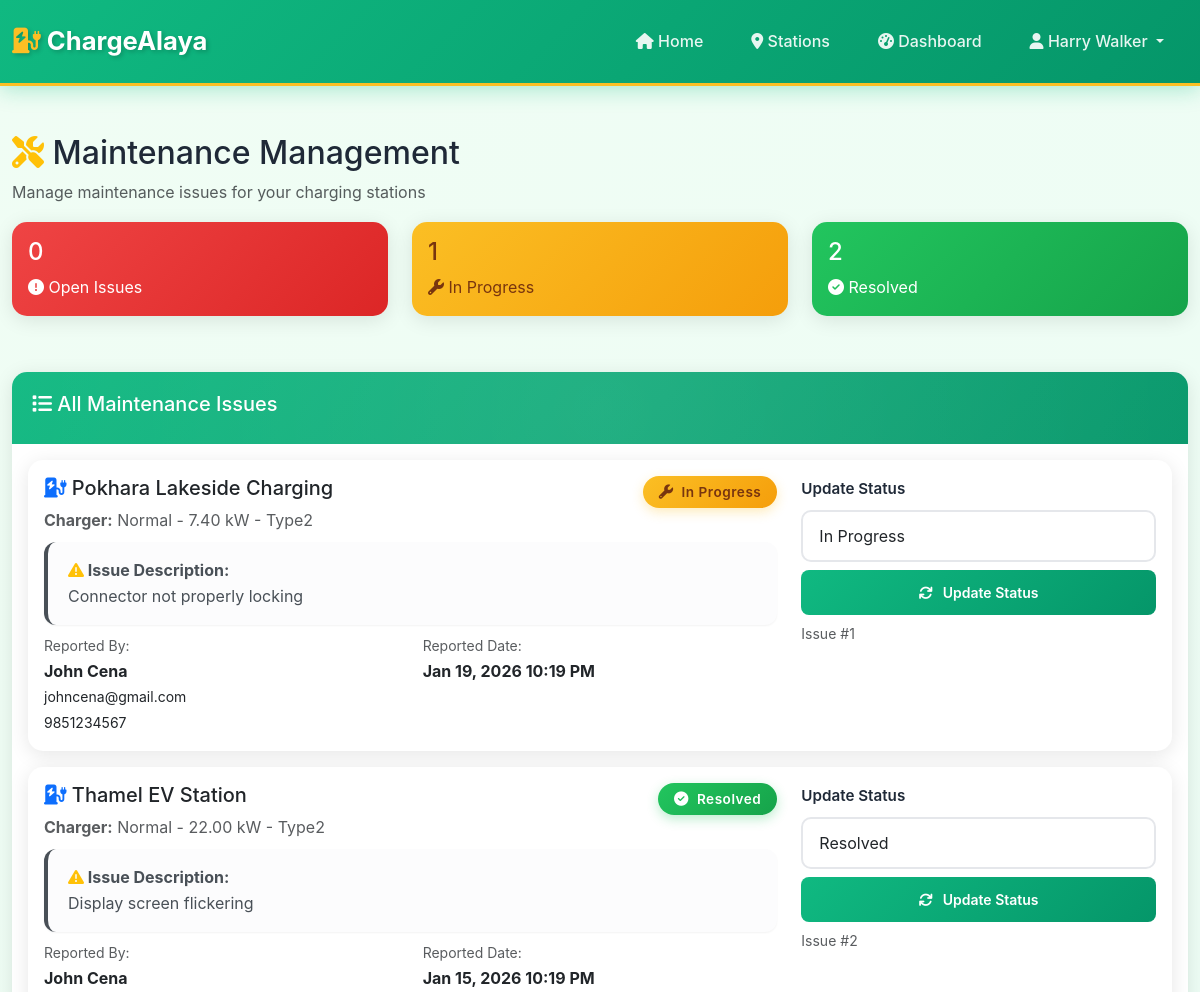
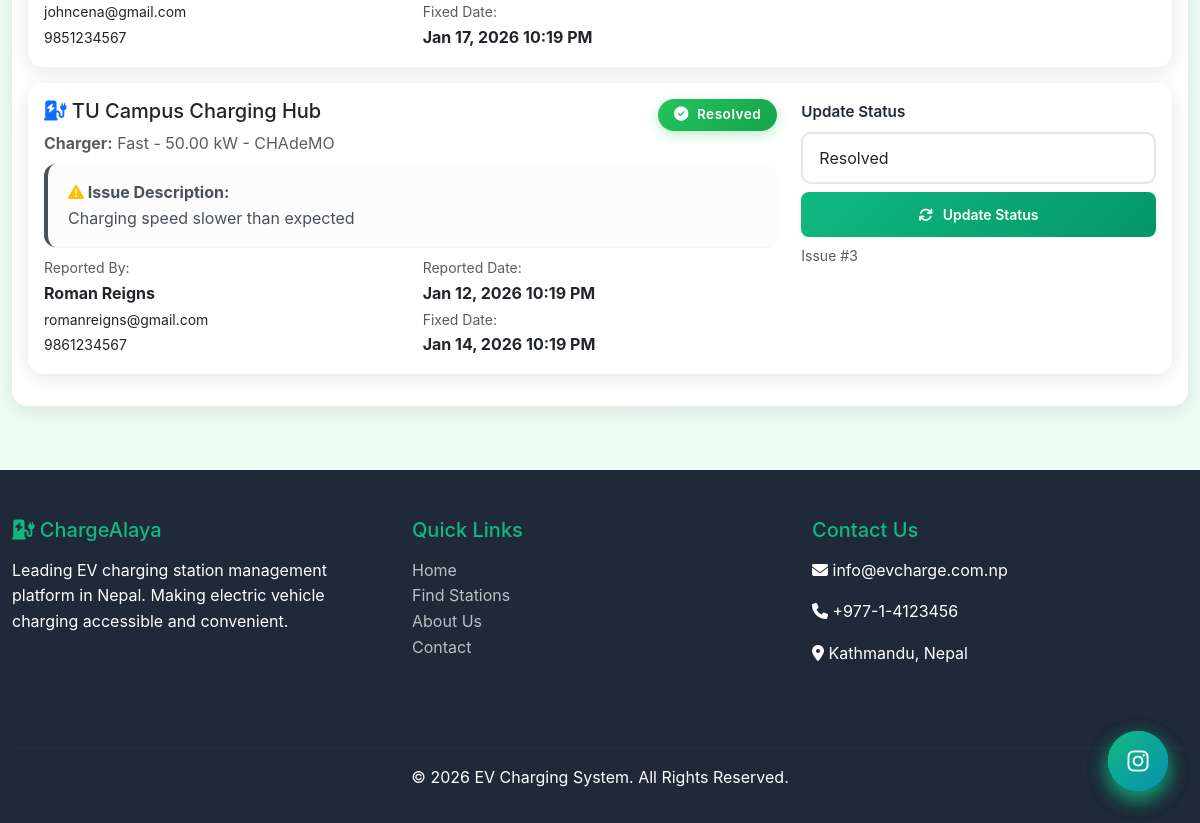
Page /station_owner/maintenance.php (signed in) on the committed database (2 pictures, top to bottom).
### tables this page shows
CREATE TABLE `maintenance` (
  `maintenance_id` int(11) NOT NULL,
  `charger_id` int(11) NOT NULL,
  `reported_by` int(11) NOT NULL,
  `issue_description` text DEFAULT NULL,
  `reported_date` datetime DEFAULT current_timestamp(),
  `fixed_date` datetime DEFAULT NULL,
  `status` enum('open','in_progress','resolved') DEFAULT 'open'
);

CREATE TABLE `charging_stations` (
  `station_id` int(11) NOT NULL,
  `station_name` varchar(200) NOT NULL,
  `user_id` int(11) NOT NULL,
  `address` text NOT NULL,
  `city` varchar(100) DEFAULT NULL,
  `province` varchar(100) DEFAULT NULL,
  `latitude` decimal(10,8) DEFAULT NULL,
  `longitude` decimal(11,8) DEFAULT NULL,
  `operating_hours` varchar(100) DEFAULT NULL,
  `status` enum('online','offline','under_maintenance') DEFAULT 'online'
);

CREATE TABLE `chargers` (
  `charger_id` int(11) NOT NULL,
  `station_id` int(11) NOT NULL,
  `charger_type` enum('fast','normal') NOT NULL,
  `max_power_kw` decimal(6,2) NOT NULL,
  `connector_type` varchar(50) DEFAULT NULL,
  `status` enum('available','in_use','maintenance') DEFAULT 'available'
);

CREATE TABLE `users` (
  `user_id` int(11) NOT NULL,
  `first_name` varchar(100) NOT NULL,
  `last_name` varchar(100) NOT NULL,
  `email` varchar(255) NOT NULL,
  `password_hash` varchar(255) NOT NULL,
  `phone` varchar(10) NOT NULL,
  `role` enum('admin','station_owner','ev_owner') NOT NULL DEFAULT 'ev_owner',
  `status` enum('active','blocked') DEFAULT 'active',
  `created_at` timestamp NOT NULL DEFAULT current_timestamp()
);

### partials/functions.php (called while the page is built, shortened)
<?php
function formatDateTime($datetime) {
    return date('M d, Y h:i A', strtotime($datetime));
}
?>

### station_owner/maintenance.php (the view, shortened to what this page needs)
<?php
include '../partials/header.php';
$db = new Database();
$conn = $db->connect();
$user_id = $_SESSION['user_id'];
$query = "SELECT m.*, c.charger_type, c.max_power_kw, c.connector_type, c.status as charger_status,
          cs.station_name, cs.city,
          reporter.first_name as reporter_first, reporter.last_name as reporter_last, reporter.email as reporter_email, reporter.phone as reporter_phone
          FROM maintenance m
          JOIN chargers c ON m.charger_id = c.charger_id
          JOIN charging_stations cs ON c.station_id = cs.station_id
          JOIN users reporter ON m.reported_by = reporter.user_id
          WHERE cs.user_id = $user_id
          ORDER BY
            CASE m.status
              WHEN 'open' THEN 1
              WHEN 'in_progress' THEN 2
              WHEN 'resolved' THEN 3
            END,
            m.reported_date DESC";
$maintenance_issues = $conn->query($query);
$open_count = $conn->query("SELECT COUNT(*) as count FROM maintenance m
                            JOIN chargers c ON m.charger_id = c.charger_id
                            JOIN charging_stations cs ON c.station_id = cs.station_id
                            WHERE cs.user_id = $user_id AND m.status = 'open'")->fetch_assoc()['count'];
$in_progress_count = $conn->query("SELECT COUNT(*) as count FROM maintenance m
                                   JOIN chargers c ON m.charger_id = c.charger_id
                                   JOIN charging_stations cs ON c.station_id = cs.station_id
                                   WHERE cs.user_id = $user_id AND m.status = 'in_progress'")->fetch_assoc()['count'];
$resolved_count = $conn->query("SELECT COUNT(*) as count FROM maintenance m
                                JOIN chargers c ON m.charger_id = c.charger_id
                                JOIN charging_stations cs ON c.station_id = cs.station_id
                                WHERE cs.user_id = $user_id AND m.status = 'resolved'")->fetch_assoc()['count'];
?>
<div class="container my-5">
    <h2><i class="fas fa-tools text-warning"></i> Maintenance Management</h2>
    <p class="text-muted">Manage maintenance issues for your charging stations</p>
    <div class="row mb-4">
        <div class="col-md-4">
            <div class="card bg-danger text-white">
                <div class="card-body">
                    <h4><?php echo $open_count; ?></h4>
                    <p class="mb-0"><i class="fas fa-exclamation-circle"></i> Open Issues</p>
                </div>
            </div>
        </div>
        <div class="col-md-4">
            <div class="card bg-warning text-white">
                <div class="card-body">
                    <h4><?php echo $in_progress_count; ?></h4>
                    <p class="mb-0"><i class="fas fa-wrench"></i> In Progress</p>
                </div>
            </div>
        </div>
        <div class="col-md-4">
            <div class="card bg-success text-white">
                <div class="card-body">
                    <h4><?php echo $resolved_count; ?></h4>
                    <p class="mb-0"><i class="fas fa-check-circle"></i> Resolved</p>
                </div>
            </div>
        </div>
    </div>
    <?php if ($maintenance_issues->num_rows > 0): ?>
        <div class="card">
            <div class="card-header">
                <h5><i class="fas fa-list"></i> All Maintenance Issues</h5>
            </div>
            <div class="card-body">
                <?php while ($issue = $maintenance_issues->fetch_assoc()): ?>
                    <div class="card mb-3 <?php echo $issue['status'] === 'resolved' ? 'border-success' : ($issue['status'] === 'in_progress' ? 'border-warning' : 'border-danger'); ?>">
                        <div class="card-body">
                            <div class="row">
                                <div class="col-md-8">
                                    <div class="d-flex justify-content-between">
                                        <h5>
                                            <i class="fas fa-charging-station text-primary"></i>
                                            <?php echo htmlspecialchars($issue['station_name']); ?>
                                        </h5>
                                        <?php
                                        $status_class = '';
                                        $status_icon = '';
                                        switch($issue['status']) {
                                            case 'in_progress':
                                                $status_class = 'bg-warning';
                                                $status_icon = 'wrench';
                                                break;
                                            case 'resolved':
                                                $status_class = 'bg-success';
                                                $status_icon = 'check-circle';
                                                break;
                                        }
                                        ?>
                                        <span class="badge <?php echo $status_class; ?>">
                                            <i class="fas fa-<?php echo $status_icon; ?>"></i>
                                            <?php echo ucwords(str_replace('_', ' ', $issue['status'])); ?>
                                        </span>
                                    </div>
                                    <p class="text-muted mb-2">
                                        <strong>Charger:</strong>
                                        <?php echo ucfirst($issue['charger_type']); ?> -
                                        <?php echo $issue['max_power_kw']; ?> kW -
                                        <?php echo htmlspecialchars($issue['connector_type']); ?>
                                    </p>
                                    <div class="alert alert-light mb-2">
                                        <strong><i class="fas fa-exclamation-triangle text-warning"></i> Issue Description:</strong><br>
                                        <?php echo nl2br(htmlspecialchars($issue['issue_description'])); ?>
                                    </div>
                                    <div class="row">
                                        <div class="col-md-6">
                                            <small class="text-muted">Reported By:</small><br>
                                            <strong><?php echo htmlspecialchars($issue['reporter_first'] . ' ' . $issue['reporter_last']); ?></strong><br>
                                            <small><?php echo htmlspecialchars($issue['reporter_email']); ?></small><br>
                                            <small><?php echo htmlspecialchars($issue['reporter_phone']); ?></small>
                                        </div>
                                        <div class="col-md-6">
                                            <small class="text-muted">Reported Date:</small><br>
                                            <strong><?php echo formatDateTime($issue['reported_date']); ?></strong>
                                            <?php if ($issue['fixed_date']): ?>
                                                <br><small class="text-muted">Fixed Date:</small><br>
                                                <strong><?php echo formatDateTime($issue['fixed_date']); ?></strong>
                                            <?php endif; ?>
                                        </div>
                                    </div>
                                </div>
                                <div class="col-md-4">
                                    <form method="POST" action="">
                                        <label class="form-label">Update Status</label>
                                        <select class="form-control mb-2" name="new_status" required>
                                            <option value="in_progress" <?php echo $issue['status'] === 'in_progress' ? 'selected' : ''; ?>>In Progress</option>
                                            <option value="resolved" <?php echo $issue['status'] === 'resolved' ? 'selected' : ''; ?>>Resolved</option>
                                        </select>
                                        <button type="submit" name="update_status" class="btn btn-sm btn-custom w-100">
                                            <i class="fas fa-sync"></i> Update Status
                                        </button>
                                        <div class="small text-muted mt-2">
                                            Issue #<?php echo $issue['maintenance_id']; ?>
                                        </div>
                                    </form>
                                </div>
                            </div>
                        </div>
                    </div>
                <?php endwhile; ?>
            </div>
        </div>
    <?php endif; ?>
</div>
<?php
include '../partials/footer.php';
?>

### assets/css/main.css (style rules this page uses)
:root { --primary-color: #10b981; --primary-dark: #059669; --primary-light: #34d399; --secondary-color: #3b82f6; --accent-blue: #0ea5e9; --accent-cyan: #06b6d4; --danger-color: #ef4444; --warning-color: #f59e0b; --success-color: #10b981; --info-color: #3b82f6; --dark-color: #1f2937; --darker-color: #111827; --light-color: #f9fafb; --gray-color: #6b7280; --gray-light: #e5e7eb; --border-color: #d1d5db; --electric-blue: #0891b2; --battery-green: #22c55e; --charging-yellow: #fbbf24; --shadow-sm: 0 1px 2px 0 rgba(0, 0, 0, 0.05); --shadow-md: 0 4px 6px -1px rgba(0, 0, 0, 0.1); --shadow-lg: 0 10px 15px -3px rgba(0, 0, 0, 0.1); --shadow-xl: 0 20px 25px -5px rgba(0, 0, 0, 0.1); }
* { margin: 0; padding: 0; box-sizing: border-box; }
body { font-family: 'Inter', 'Segoe UI', Tahoma, Geneva, Verdana, sans-serif; line-height: 1.6; color: #1f2937; background: linear-gradient(135deg, #f0fdf4 0%, #ecfdf5 100%); min-height: 100vh; }
html { scroll-behavior: smooth; }
.container { max-width: 1200px; }
.card { border: none; border-radius: 15px; box-shadow: 0 5px 15px rgba(0,0,0,0.08); transition: all 0.3s ease; margin-bottom: 2rem; }
.card-header { background: linear-gradient(135deg, var(--primary-color) 0%, var(--primary-dark) 100%); color: white; border-radius: 15px 15px 0 0 !important; padding: 1.25rem; font-weight: 600; font-size: 1.1rem; }
.btn-custom { background: linear-gradient(135deg, var(--primary-color) 0%, var(--primary-dark) 100%); border: none; color: white; padding: 12px 30px; border-radius: 8px; font-weight: 600; transition: all 0.3s ease; }
.form-control { border-radius: 8px; border: 2px solid var(--border-color); padding: 12px; transition: all 0.3s ease; }
.form-label { font-weight: 600; color: var(--dark-color); margin-bottom: 0.5rem; }
.alert { border-radius: 10px; border: none; padding: 1rem 1.5rem; }
.badge { padding: 0.5rem 1rem; border-radius: 50px; font-weight: 600; font-size: 0.85rem; display: inline-flex; align-items: center; gap: 0.5rem; }
.badge i { font-size: 0.9rem; }
.bg-success { background: linear-gradient(135deg, #22c55e 0%, #16a34a 100%) !important; box-shadow: 0 4px 12px rgba(34, 197, 94, 0.3); }
.bg-warning { background: linear-gradient(135deg, #fbbf24 0%, #f59e0b 100%) !important; box-shadow: 0 4px 12px rgba(251, 191, 36, 0.3); color: #78350f !important; }
.bg-danger { background: linear-gradient(135deg, #ef4444 0%, #dc2626 100%) !important; box-shadow: 0 4px 12px rgba(239, 68, 68, 0.3); }
.form-control { border-radius: 10px; border: 2px solid var(--gray-light); padding: 0.75rem 1rem; transition: all 0.3s ease; background: white; }
.form-label { font-weight: 600; color: var(--dark-color); margin-bottom: 0.5rem; font-size: 0.95rem; }
.alert { border-radius: 12px; border: none; padding: 1rem 1.25rem; box-shadow: var(--shadow-sm); }
.btn-custom, .btn-warning-custom, .btn-secondary-custom, .btn-danger-custom { position: relative; overflow: hidden; z-index: 1; }
.btn-custom::before, .btn-warning-custom::before, .btn-secondary-custom::before, .btn-danger-custom::before { content: ''; position: absolute; top: 50%; left: 50%; width: 0; height: 0; border-radius: 50%; background: rgba(255, 255, 255, 0.3); transform: translate(-50%, -50%); transition: width 0.6s, height 0.6s; z-index: -1; }
.badge { animation: bounceIn 0.5s ease-out; font-weight: 600; padding: 0.5rem 1rem; letter-spacing: 0.5px; }
.card { transition: all 0.4s cubic-bezier(0.175, 0.885, 0.32, 1.275); border: none; animation: fadeInScale 0.6s ease-out; }
.card-header { background: linear-gradient(135deg, #10b981 0%, #059669 100%); border: none; position: relative; overflow: hidden; }
.card-header::after { content: ''; position: absolute; top: -50%; right: -50%; width: 200%; height: 200%; background: radial-gradient(circle, rgba(255,255,255,0.1) 0%, transparent 70%); animation: shimmer 3s linear infinite; }
.form-label { transition: all 0.3s ease; }
.alert { animation: slideInRight 0.5s ease-out; border: none; border-left: 4px solid; }
.btn i.fas, .btn i.far { margin-right: 0.4rem; }

### assets/css/view_receipt.css (style rules this page uses)
@media screen { .card { box-shadow: 0 4px 20px rgba(0,0,0,0.1); } }

### rows in the picture
maintenance: charging_stations.station_name "Pokhara Lakeside Charging", status "In Progress", charger.charger_type "Normal", charger.max_power_kw "7.40", charger.connector_type "Type2", issue_description "Connector not properly locking", reported_by.last_name "John Cena", reported_by.email "johncena@gmail.com", reported_by.phone "9851234567", reported_date "Jan 19, 2026 10:19 PM", new_status "In Progress", maintenance_id "1"
maintenance: charging_stations.station_name "Thamel EV Station", status "Resolved", charger.charger_type "Normal", charger.max_power_kw "22.00", charger.connector_type "Type2", issue_description "Display screen flickering", reported_by.last_name "John Cena", reported_by.email "johncena@gmail.com", reported_by.phone "9851234567", reported_date "Jan 15, 2026 10:19 PM", fixed_date "Jan 17, 2026 10:19 PM", new_status "Resolved", maintenance_id "2"
maintenance: charging_stations.station_name "TU Campus Charging Hub", status "Resolved", charger.charger_type "Fast", charger.max_power_kw "50.00", charger.connector_type "CHAdeMO", issue_description "Charging speed slower than expected", reported_by.last_name "Roman Reigns", reported_by.email "romanreigns@gmail.com", reported_by.phone "9861234567", reported_date "Jan 12, 2026 10:19 PM", fixed_date "Jan 14, 2026 10:19 PM", new_status "Resolved", maintenance_id "3"

### other values in the picture
$_SESSION['name'] "Harry Walker"
$open_count "0"
$in_progress_count "1"
$resolved_count "2"
